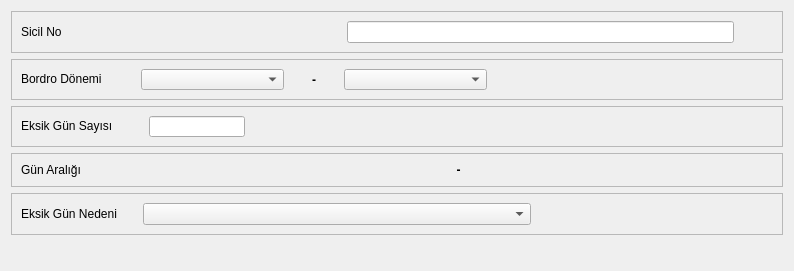
<?xml version="1.0" encoding="UTF-8"?>
<ui version="4.0">
 <class>PRS_EKSIK_GUN_NEDENLERI_BATCH</class>
 <widget class="QDialog" name="PRS_EKSIK_GUN_NEDENLERI_BATCH">
  <property name="geometry">
   <rect>
    <x>0</x>
    <y>0</y>
    <width>794</width>
    <height>271</height>
   </rect>
  </property>
  <property name="sizePolicy">
   <sizepolicy hsizetype="Expanding" vsizetype="Expanding">
    <horstretch>0</horstretch>
    <verstretch>0</verstretch>
   </sizepolicy>
  </property>
  <property name="minimumSize">
   <size>
    <width>659</width>
    <height>271</height>
   </size>
  </property>
  <property name="maximumSize">
   <size>
    <width>794</width>
    <height>271</height>
   </size>
  </property>
  <property name="windowTitle">
   <string>Dialog</string>
  </property>
  <layout class="QGridLayout" name="gridLayout_7">
   <property name="sizeConstraint">
    <enum>QLayout::SetDefaultConstraint</enum>
   </property>
   <item row="0" column="0" colspan="2">
    <widget class="QFrame" name="frame">
     <property name="sizePolicy">
      <sizepolicy hsizetype="Expanding" vsizetype="Fixed">
       <horstretch>0</horstretch>
       <verstretch>0</verstretch>
      </sizepolicy>
     </property>
     <property name="frameShape">
      <enum>QFrame::StyledPanel</enum>
     </property>
     <property name="frameShadow">
      <enum>QFrame::Raised</enum>
     </property>
     <layout class="QGridLayout" name="gridLayout_2" columnstretch="4,5,10,1">
      <item row="0" column="0">
       <widget class="QLabel" name="label">
        <property name="sizePolicy">
         <sizepolicy hsizetype="Fixed" vsizetype="Fixed">
          <horstretch>0</horstretch>
          <verstretch>0</verstretch>
         </sizepolicy>
        </property>
        <property name="text">
         <string>Sicil No                        </string>
        </property>
       </widget>
      </item>
      <item row="0" column="1">
       <widget class="QSearchEdit" name="searchEdit_sicil_no">
        <property name="whatsThis">
         <string>Arama widget. </string>
        </property>
        <property name="QSearchEdit" stdset="0">
         <rect>
          <x>0</x>
          <y>0</y>
          <width>100</width>
          <height>100</height>
         </rect>
        </property>
       </widget>
      </item>
      <item row="0" column="3">
       <spacer name="horizontalSpacer">
        <property name="orientation">
         <enum>Qt::Horizontal</enum>
        </property>
        <property name="sizeHint" stdset="0">
         <size>
          <width>288</width>
          <height>20</height>
         </size>
        </property>
       </spacer>
      </item>
      <item row="0" column="2">
       <widget class="QLineEdit" name="lineEdit_ad_soyad">
        <property name="readOnly">
         <bool>true</bool>
        </property>
       </widget>
      </item>
     </layout>
    </widget>
   </item>
   <item row="1" column="0" colspan="2">
    <widget class="QFrame" name="frame_6">
     <property name="sizePolicy">
      <sizepolicy hsizetype="Expanding" vsizetype="Fixed">
       <horstretch>0</horstretch>
       <verstretch>0</verstretch>
      </sizepolicy>
     </property>
     <property name="frameShape">
      <enum>QFrame::StyledPanel</enum>
     </property>
     <property name="frameShadow">
      <enum>QFrame::Raised</enum>
     </property>
     <layout class="QGridLayout" name="gridLayout" columnstretch="4,3,1,3,6">
      <item row="0" column="0">
       <widget class="QLabel" name="label_7">
        <property name="sizePolicy">
         <sizepolicy hsizetype="Fixed" vsizetype="Fixed">
          <horstretch>0</horstretch>
          <verstretch>0</verstretch>
         </sizepolicy>
        </property>
        <property name="text">
         <string>Bordro Dönemi          </string>
        </property>
       </widget>
      </item>
      <item row="0" column="1">
       <widget class="QComboBox" name="comboBox_bordro_ay"/>
      </item>
      <item row="0" column="2">
       <widget class="QLabel" name="label_8">
        <property name="sizePolicy">
         <sizepolicy hsizetype="Expanding" vsizetype="Preferred">
          <horstretch>0</horstretch>
          <verstretch>0</verstretch>
         </sizepolicy>
        </property>
        <property name="font">
         <font>
          <weight>75</weight>
          <bold>true</bold>
         </font>
        </property>
        <property name="text">
         <string>-</string>
        </property>
        <property name="alignment">
         <set>Qt::AlignCenter</set>
        </property>
       </widget>
      </item>
      <item row="0" column="3">
       <widget class="QComboBox" name="comboBox_bordro_yil"/>
      </item>
      <item row="0" column="4">
       <spacer name="horizontalSpacer_6">
        <property name="orientation">
         <enum>Qt::Horizontal</enum>
        </property>
        <property name="sizeHint" stdset="0">
         <size>
          <width>40</width>
          <height>20</height>
         </size>
        </property>
       </spacer>
      </item>
     </layout>
    </widget>
   </item>
   <item row="2" column="0" colspan="2">
    <widget class="QFrame" name="frame_3">
     <property name="sizePolicy">
      <sizepolicy hsizetype="Expanding" vsizetype="Fixed">
       <horstretch>0</horstretch>
       <verstretch>0</verstretch>
      </sizepolicy>
     </property>
     <property name="frameShape">
      <enum>QFrame::StyledPanel</enum>
     </property>
     <property name="frameShadow">
      <enum>QFrame::Raised</enum>
     </property>
     <layout class="QGridLayout" name="gridLayout_4" columnstretch="4,2,11">
      <item row="0" column="0">
       <widget class="QLabel" name="label_3">
        <property name="sizePolicy">
         <sizepolicy hsizetype="Fixed" vsizetype="Fixed">
          <horstretch>0</horstretch>
          <verstretch>0</verstretch>
         </sizepolicy>
        </property>
        <property name="text">
         <string>Eksik Gün Sayısı         </string>
        </property>
       </widget>
      </item>
      <item row="0" column="1">
       <widget class="QCommaEdit" name="commaEdit_eksik_gun_sayisi">
        <property name="whatsThis">
         <string>Sayilari formatina(Or:1,000,234.50) donusturur. </string>
        </property>
        <property name="QCommaEdit" stdset="0">
         <rect>
          <x>0</x>
          <y>0</y>
          <width>100</width>
          <height>100</height>
         </rect>
        </property>
       </widget>
      </item>
      <item row="0" column="2">
       <spacer name="horizontalSpacer_2">
        <property name="orientation">
         <enum>Qt::Horizontal</enum>
        </property>
        <property name="sizeHint" stdset="0">
         <size>
          <width>398</width>
          <height>20</height>
         </size>
        </property>
       </spacer>
      </item>
     </layout>
    </widget>
   </item>
   <item row="3" column="0" colspan="2">
    <widget class="QFrame" name="frame_5">
     <property name="sizePolicy">
      <sizepolicy hsizetype="Expanding" vsizetype="Fixed">
       <horstretch>0</horstretch>
       <verstretch>0</verstretch>
      </sizepolicy>
     </property>
     <property name="frameShape">
      <enum>QFrame::StyledPanel</enum>
     </property>
     <property name="frameShadow">
      <enum>QFrame::Raised</enum>
     </property>
     <layout class="QGridLayout" name="gridLayout_6" columnstretch="4,6,1,6">
      <item row="0" column="0">
       <widget class="QLabel" name="label_5">
        <property name="sizePolicy">
         <sizepolicy hsizetype="Fixed" vsizetype="Fixed">
          <horstretch>0</horstretch>
          <verstretch>0</verstretch>
         </sizepolicy>
        </property>
        <property name="text">
         <string>Gün Aralığı                 </string>
        </property>
       </widget>
      </item>
      <item row="0" column="1">
       <widget class="QAdakDate" name="adakDate_bas_tarihi">
        <property name="sizePolicy">
         <sizepolicy hsizetype="Fixed" vsizetype="Fixed">
          <horstretch>0</horstretch>
          <verstretch>0</verstretch>
         </sizepolicy>
        </property>
        <property name="minimumSize">
         <size>
          <width>242</width>
          <height>0</height>
         </size>
        </property>
        <property name="maximumSize">
         <size>
          <width>242</width>
          <height>16777215</height>
         </size>
        </property>
        <property name="whatsThis">
         <string>Tarih WidgetÄ± </string>
        </property>
        <property name="QAdakDate" stdset="0">
         <rect>
          <x>0</x>
          <y>0</y>
          <width>100</width>
          <height>100</height>
         </rect>
        </property>
       </widget>
      </item>
      <item row="0" column="2">
       <widget class="QLabel" name="label_6">
        <property name="sizePolicy">
         <sizepolicy hsizetype="Expanding" vsizetype="Fixed">
          <horstretch>0</horstretch>
          <verstretch>0</verstretch>
         </sizepolicy>
        </property>
        <property name="font">
         <font>
          <weight>75</weight>
          <bold>true</bold>
         </font>
        </property>
        <property name="text">
         <string>-</string>
        </property>
        <property name="alignment">
         <set>Qt::AlignCenter</set>
        </property>
       </widget>
      </item>
      <item row="0" column="3">
       <widget class="QAdakDate" name="adakDate_bts_tarihi">
        <property name="sizePolicy">
         <sizepolicy hsizetype="Fixed" vsizetype="Fixed">
          <horstretch>0</horstretch>
          <verstretch>0</verstretch>
         </sizepolicy>
        </property>
        <property name="minimumSize">
         <size>
          <width>242</width>
          <height>0</height>
         </size>
        </property>
        <property name="whatsThis">
         <string>Tarih WidgetÄ± </string>
        </property>
        <property name="QAdakDate" stdset="0">
         <rect>
          <x>0</x>
          <y>0</y>
          <width>100</width>
          <height>100</height>
         </rect>
        </property>
       </widget>
      </item>
     </layout>
    </widget>
   </item>
   <item row="4" column="0" colspan="2">
    <widget class="QFrame" name="frame_2">
     <property name="sizePolicy">
      <sizepolicy hsizetype="Expanding" vsizetype="Fixed">
       <horstretch>0</horstretch>
       <verstretch>0</verstretch>
      </sizepolicy>
     </property>
     <property name="frameShape">
      <enum>QFrame::StyledPanel</enum>
     </property>
     <property name="frameShadow">
      <enum>QFrame::Raised</enum>
     </property>
     <layout class="QGridLayout" name="gridLayout_5" columnstretch="4,8,5">
      <item row="0" column="0">
       <widget class="QLabel" name="label_2">
        <property name="sizePolicy">
         <sizepolicy hsizetype="Fixed" vsizetype="Fixed">
          <horstretch>0</horstretch>
          <verstretch>0</verstretch>
         </sizepolicy>
        </property>
        <property name="text">
         <string>Eksik Gün Nedeni      </string>
        </property>
       </widget>
      </item>
      <item row="0" column="1">
       <widget class="QComboBox" name="comboBox_eksik_gun_nedenleri"/>
      </item>
      <item row="0" column="2">
       <spacer name="horizontalSpacer_3">
        <property name="orientation">
         <enum>Qt::Horizontal</enum>
        </property>
        <property name="sizeHint" stdset="0">
         <size>
          <width>179</width>
          <height>20</height>
         </size>
        </property>
       </spacer>
      </item>
     </layout>
    </widget>
   </item>
   <item row="5" column="0">
    <spacer name="horizontalSpacer_5">
     <property name="orientation">
      <enum>Qt::Horizontal</enum>
     </property>
     <property name="sizeHint" stdset="0">
      <size>
       <width>414</width>
       <height>20</height>
      </size>
     </property>
    </spacer>
   </item>
   <item row="5" column="1">
    <widget class="QWidget" name="widget_batch_buttons" native="true"/>
   </item>
  </layout>
 </widget>
 <customwidgets>
  <customwidget>
   <class>QAdakDate</class>
   <extends>QWidget</extends>
   <header>QAdakDate.h</header>
  </customwidget>
  <customwidget>
   <class>QCommaEdit</class>
   <extends>QLineEdit</extends>
   <header>QCommaEdit.h</header>
  </customwidget>
  <customwidget>
   <class>QSearchEdit</class>
   <extends>QWidget</extends>
   <header>QSearchEdit.h</header>
  </customwidget>
 </customwidgets>
 <resources/>
 <connections/>
</ui>
